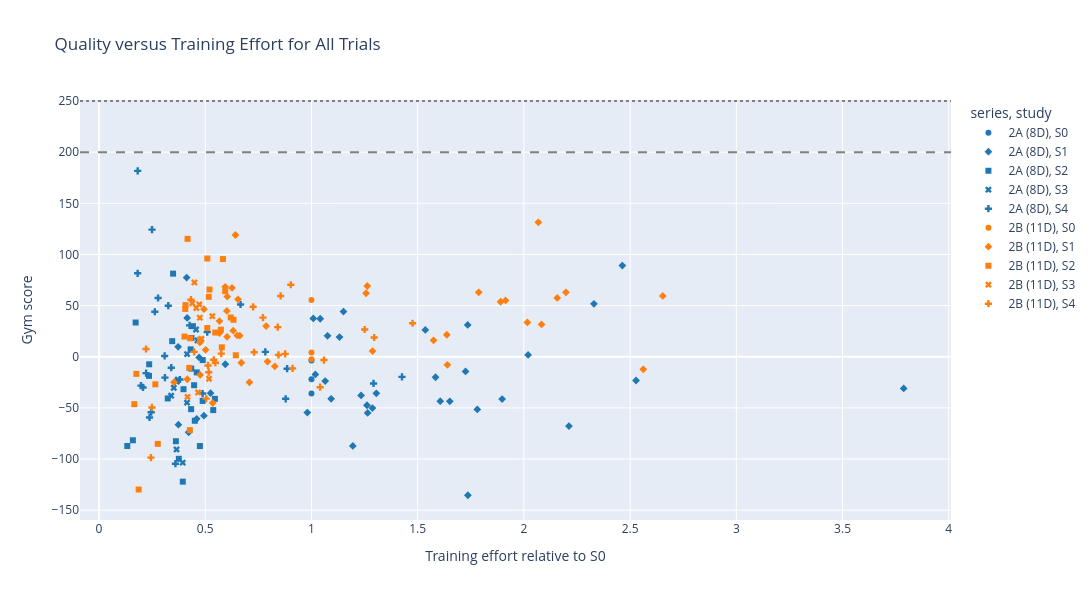

Source (notebook cell):
### Markdown cell above
## 2. Trial landscape

Every point is one original Optuna trial. Hover shows its Study and hyperparameters. This reveals whether success is broad or depends on rare parameter combinations.

### Code cell
hover_parameters = [parameter for parameter in PARAMETERS if parameter in trials.columns]
fig = px.scatter(
    trials,
    x="training_effort",
    y="gym_score",
    color="series",
    symbol="study",
    hover_data=["trial", "qe_score", *hover_parameters],
    color_discrete_map=colors,
    title="Quality versus Training Effort for All Trials",
    labels={"training_effort": "Training effort relative to S0", "gym_score": "Gym score"},
)
fig.add_hline(y=200, line_dash="dash", line_color="gray")
fig.add_hline(y=250, line_dash="dot", line_color="gray")
fig.update_layout(height=600, width=1100)
fig.show()

### Figure 1 — Plotly figure (JSON) as saved in the notebook; plotly's stock layout.template omitted (floating-point values rounded to 4 significant figures; data arrays with more than 128 entries replaced by an {"elided": "..."} marker saying what was removed)
{"data": [{"customdata": [[0.0, -2.852, 0.001606, 1024.0, 0.0197, 8446.0, 2500.0, 4.0, 200000.0, 600.0], [1.0, -3.302, 0.001606, 1024.0, 0.0197, 8446.0, 2500.0, 4.0, 200000.0, 600.0], [2.0, -3.11, 0.001606, 1024.0, 0.0197, 8446.0, 2500.0, 4.0, 200000.0, 600.0]], "hovertemplate": "series=2A (8D)<br>study=S0<br>Training effort relative to S0=%{x}<br>Gym score=%{y}<br>trial=%{customdata[0]}<br>qe_score=%{customdata[1]}<br>learning_rate=%{customdata[2]}<br>batch_size=%{customdata[3]}<br>eps_end=%{customdata[4]}<br>eps_decay=%{customdata[5]}<br>learning_starts=%{customdata[6]}<br>optimize_every=%{customdata[7]}<br>replay_memory_capacity=%{customdata[8]}<br>num_episodes=%{customdata[9]}<extra></extra>", "legendgroup": "2A (8D), S0", "marker": {"color": "#1f77b4", "symbol": "circle"}, "mode": "markers", "name": "2A (8D), S0", "orientation": "v", "showlegend": true, "type": "scatter", "x": [1.0, 1.0, 1.0], "xaxis": "x", "y": [-3.7, -35.85, -22.12], "yaxis": "y"}, {"customdata": {"elided": "40x10 float values"}, "hovertemplate": "series=2A (8D)<br>study=S1<br>Training effort relative to S0=%{x}<br>Gym score=%{y}<br>trial=%{customdata[0]}<br>qe_score=%{customdata[1]}<br>learning_rate=%{customdata[2]}<br>batch_size=%{customdata[3]}<br>eps_end=%{customdata[4]}<br>eps_decay=%{customdata[5]}<br>learning_starts=%{customdata[6]}<br>optimize_every=%{customdata[7]}<br>replay_memory_capacity=%{customdata[8]}<br>num_episodes=%{customdata[9]}<extra></extra>", "legendgroup": "2A (8D), S1", "marker": {"color": "#1f77b4", "symbol": "diamond"}, "mode": "markers", "name": "2A (8D), S1", "orientation": "v", "showlegend": true, "type": "scatter", "x": [2.33, 1.898, 1.195, 2.02, 2.463, 0.4938, 1.264, 1.093, 1.305, 1.132, 1.736, 1.584, 1.725, 1.736, 1.536, 1.261, 1.651, 1.606, 3.788, 0.4147, 0.525, 0.3736, 0.4217, 0.4713, 2.212, 0.4598, 2.528, 1.234, 1.287, 1.076, 1.781, 0.9804, 1.018, 1.151, 1.041, 1.065, 1.009, 0.4123, 0.3722, 0.5944], "xaxis": "x", "y": [51.69, -41.34, -87.15, 1.785, 89.14, -57.61, -54.88, -41.18, -35.73, 19.2, 31.06, -20.05, -14.32, -135.4, 26.23, -47.42, -43.54, -43.44, -30.94, 37.95, -35.6, -66.36, -73.86, -0.6811, -67.82, -60.65, -23.2, -37.86, -50.2, 20.46, -51.5, -54.61, -17.25, 44.18, 37.15, -23.78, 37.42, 77.42, 9.735, -7.335], "yaxis": "y"}, {"customdata": {"elided": "25x10 float values"}, "hovertemplate": "series=2A (8D)<br>study=S2<br>Training effort relative to S0=%{x}<br>Gym score=%{y}<br>trial=%{customdata[0]}<br>qe_score=%{customdata[1]}<br>learning_rate=%{customdata[2]}<br>batch_size=%{customdata[3]}<br>eps_end=%{customdata[4]}<br>eps_decay=%{customdata[5]}<br>learning_starts=%{customdata[6]}<br>optimize_every=%{customdata[7]}<br>replay_memory_capacity=%{customdata[8]}<br>num_episodes=%{customdata[9]}<extra></extra>", "legendgroup": "2A (8D), S2", "marker": {"color": "#1f77b4", "symbol": "square"}, "mode": "markers", "name": "2A (8D), S2", "orientation": "v", "showlegend": true, "type": "scatter", "x": [0.4341, 0.3755, 0.4334, 0.4881, 0.5454, 0.3444, 0.4599, 0.4419, 0.4349, 0.4747, 0.1593, 0.3975, 0.4311, 0.3617, 0.5375, 0.133, 0.4475, 0.3942, 0.4878, 0.2359, 0.4506, 0.3235, 0.1723, 0.2352, 0.3485], "xaxis": "x", "y": [-11.58, -99.77, -51.23, -3.299, -41.15, 15.24, -15.3, 29.87, 18.36, -87.32, -81.66, -31.73, 7.226, -82.6, -52.15, -87.22, -27.83, -122.1, -43.17, -7.396, -62.57, -40.75, 33.46, -18.71, 81.26], "yaxis": "y"}, {"customdata": [[0.0, -2.923, 0.001168, 1024.0, 0.03238, 26660.0, 2500.0, 8.0, 100000.0, 500.0], [1.0, -4.067, 0.001168, 1024.0, 0.03238, 26660.0, 2500.0, 8.0, 400000.0, 500.0], [2.0, -3.135, 0.001168, 1024.0, 0.03238, 26660.0, 2500.0, 8.0, 400000.0, 500.0], [3.0, -2.588, 0.001168, 1024.0, 0.03238, 26660.0, 2500.0, 8.0, 400000.0, 500.0], [4.0, -2.416, 0.001168, 1024.0, 0.03238, 26660.0, 2500.0, 8.0, 100000.0, 500.0], [5.0, -2.264, 0.001168, 1024.0, 0.03238, 26660.0, 2500.0, 8.0, 400000.0, 500.0], [6.0, -3.03, 0.001168, 1024.0, 0.03238, 26660.0, 2500.0, 8.0, 400000.0, 500.0], [7.0, -2.951, 0.001168, 1024.0, 0.03238, 26660.0, 2500.0, 8.0, 200000.0, 500.0], [8.0, -3.878, 0.001168, 1024.0, 0.03238, 26660.0, 2500.0, 8.0, 200000.0, 500.0], [9.0, -3.252, 0.001168, 1024.0, 0.03238, 26660.0, 2500.0, 8.0, 100000.0, 500.0]], "hovertemplate": "series=2A (8D)<br>study=S3<br>Training effort relative to S0=%{x}<br>Gym score=%{y}<br>trial=%{customdata[0]}<br>qe_score=%{customdata[1]}<br>learning_rate=%{customdata[2]}<br>batch_size=%{customdata[3]}<br>eps_end=%{customdata[4]}<br>eps_decay=%{customdata[5]}<br>learning_starts=%{customdata[6]}<br>optimize_every=%{customdata[7]}<br>replay_memory_capacity=%{customdata[8]}<br>num_episodes=%{customdata[9]}<extra></extra>", "legendgroup": "2A (8D), S3", "marker": {"color": "#1f77b4", "symbol": "x"}, "mode": "markers", "name": "2A (8D), S3", "orientation": "v", "showlegend": true, "type": "scatter", "x": [0.3706, 0.3936, 0.3394, 0.4144, 0.4631, 0.4565, 0.3517, 0.3658, 0.3648, 0.4141], "xaxis": "x", "y": [-22.28, -103.5, -38.07, 2.597, 15.95, 26.65, -30.31, -24.37, -90.6, -44.86], "yaxis": "y"}, {"customdata": {"elided": "25x10 float values"}, "hovertemplate": "series=2A (8D)<br>study=S4<br>Training effort relative to S0=%{x}<br>Gym score=%{y}<br>trial=%{customdata[0]}<br>qe_score=%{customdata[1]}<br>learning_rate=%{customdata[2]}<br>batch_size=%{customdata[3]}<br>eps_end=%{customdata[4]}<br>eps_decay=%{customdata[5]}<br>learning_starts=%{customdata[6]}<br>optimize_every=%{customdata[7]}<br>replay_memory_capacity=%{customdata[8]}<br>num_episodes=%{customdata[9]}<extra></extra>", "legendgroup": "2A (8D), S4", "marker": {"color": "#1f77b4", "symbol": "cross"}, "mode": "markers", "name": "2A (8D), S4", "orientation": "v", "showlegend": true, "type": "scatter", "x": [0.1973, 0.182, 0.8786, 0.8853, 0.3089, 0.6661, 0.3597, 1.292, 1.426, 0.7827, 0.5093, 0.1816, 0.326, 0.207, 0.2626, 0.3102, 0.2454, 0.4874, 0.2779, 0.3805, 0.4263, 0.34, 0.2494, 0.2215, 0.2377], "xaxis": "x", "y": [-28.19, 181.7, -41.11, -11.67, 0.7744, 51.09, -104.6, -26.08, -19.7, 4.752, 24.11, 81.59, 49.88, -30.0, 43.96, -20.46, -54.25, -36.0, 57.41, -22.24, 30.7, -10.71, 124.2, -16.03, -59.36], "yaxis": "y"}, {"customdata": [[0.0, -2.74, 0.001606, 1024.0, 0.0197, 8446.0, 2500.0, 4.0, 200000.0, 600.0], [1.0, -2.834, 0.001606, 1024.0, 0.0197, 8446.0, 2500.0, 4.0, 200000.0, 600.0], [2.0, -2.025, 0.001606, 1024.0, 0.0197, 8446.0, 2500.0, 4.0, 200000.0, 600.0]], "hovertemplate": "series=2B (11D)<br>study=S0<br>Training effort relative to S0=%{x}<br>Gym score=%{y}<br>trial=%{customdata[0]}<br>qe_score=%{customdata[1]}<br>learning_rate=%{customdata[2]}<br>batch_size=%{customdata[3]}<br>eps_end=%{customdata[4]}<br>eps_decay=%{customdata[5]}<br>learning_starts=%{customdata[6]}<br>optimize_every=%{customdata[7]}<br>replay_memory_capacity=%{customdata[8]}<br>num_episodes=%{customdata[9]}<extra></extra>", "legendgroup": "2B (11D), S0", "marker": {"color": "#ff7f0e", "symbol": "circle"}, "mode": "markers", "name": "2B (11D), S0", "orientation": "v", "showlegend": true, "type": "scatter", "x": [1.0, 1.0, 1.0], "xaxis": "x", "y": [4.257, -2.405, 55.36], "yaxis": "y"}, {"customdata": {"elided": "40x10 float values"}, "hovertemplate": "series=2B (11D)<br>study=S1<br>Training effort relative to S0=%{x}<br>Gym score=%{y}<br>trial=%{customdata[0]}<br>qe_score=%{customdata[1]}<br>learning_rate=%{customdata[2]}<br>batch_size=%{customdata[3]}<br>eps_end=%{customdata[4]}<br>eps_decay=%{customdata[5]}<br>learning_starts=%{customdata[6]}<br>optimize_every=%{customdata[7]}<br>replay_memory_capacity=%{customdata[8]}<br>num_episodes=%{customdata[9]}<extra></extra>", "legendgroup": "2B (11D), S1", "marker": {"color": "#ff7f0e", "symbol": "diamond"}, "mode": "markers", "name": "2B (11D), S1", "orientation": "v", "showlegend": true, "type": "scatter", "x": [0.4758, 0.4745, 2.083, 0.6697, 0.5668, 0.7866, 1.64, 0.535, 1.288, 1.575, 1.637, 0.5939, 0.8273, 0.6419, 0.626, 1.787, 0.6506, 0.7931, 1.257, 2.068, 2.562, 1.914, 1.89, 2.016, 0.7079, 2.198, 0.6018, 0.4939, 1.263, 2.157, 0.5016, 0.6541, 0.6036, 0.6026, 0.6314, 0.5669, 0.353, 0.6624, 2.654, 0.4153], "xaxis": "x", "y": [-17.81, 13.96, 31.56, -5.887, 23.13, 29.95, -7.939, -45.2, 5.508, 16.05, 21.52, 68.35, -9.404, 119.0, 67.23, 62.95, 20.8, -4.753, 62.05, 131.4, -12.3, 55.1, 53.78, 33.51, -24.99, 63.02, 44.82, 46.48, 69.17, 57.53, 6.736, 56.15, 58.83, 19.45, 25.44, 34.87, -24.9, 20.62, 59.41, -22.01], "yaxis": "y"}, {"customdata": {"elided": "25x10 float values"}, "hovertemplate": "series=2B (11D)<br>study=S2<br>Training effort relative to S0=%{x}<br>Gym score=%{y}<br>trial=%{customdata[0]}<br>qe_score=%{customdata[1]}<br>learning_rate=%{customdata[2]}<br>batch_size=%{customdata[3]}<br>eps_end=%{customdata[4]}<br>eps_decay=%{customdata[5]}<br>learning_starts=%{customdata[6]}<br>optimize_every=%{customdata[7]}<br>replay_memory_capacity=%{customdata[8]}<br>num_episodes=%{customdata[9]}<extra></extra>", "legendgroup": "2B (11D), S2", "marker": {"color": "#ff7f0e", "symbol": "square"}, "mode": "markers", "name": "2B (11D), S2", "orientation": "v", "showlegend": true, "type": "scatter", "x": [0.5094, 0.4022, 0.5164, 0.1757, 0.4275, 0.166, 0.2649, 0.1863, 0.4071, 0.6199, 0.578, 0.5938, 0.5735, 0.4167, 0.4058, 0.5467, 0.5833, 0.4292, 0.2764, 0.633, 0.5096, 0.4247, 0.6437, 0.4757, 0.5199], "xaxis": "x", "y": [28.1, 19.72, 58.57, -16.76, -71.76, -46.41, -26.97, -129.8, 50.48, 38.37, 9.218, 64.12, 26.5, 115.2, 46.76, 23.68, 95.49, 18.04, -85.16, 36.14, 96.02, -10.86, 1.439, 16.69, 65.67], "yaxis": "y"}, {"customdata": [[0.0, -1.901, 0.001863, 512.0, 0.06329, 23020.0, 1000.0, 4.0, 200000.0, 500.0], [1.0, -3.128, 0.001863, 512.0, 0.06329, 23020.0, 1000.0, 4.0, 400000.0, 500.0], [2.0, -2.105, 0.001863, 512.0, 0.06329, 23020.0, 1000.0, 4.0, 200000.0, 500.0], [3.0, -1.971, 0.001863, 512.0, 0.06329, 23020.0, 1000.0, 4.0, 400000.0, 500.0], [4.0, -2.402, 0.001863, 512.0, 0.06329, 23020.0, 1000.0, 4.0, 200000.0, 500.0], [5.0, -1.925, 0.001863, 512.0, 0.06329, 23020.0, 1000.0, 4.0, 400000.0, 500.0], [6.0, -3.175, 0.001863, 512.0, 0.06329, 23020.0, 1000.0, 4.0, 200000.0, 500.0], [7.0, -1.618, 0.001863, 512.0, 0.06329, 23020.0, 1000.0, 4.0, 200000.0, 500.0], [8.0, -2.108, 0.001863, 512.0, 0.06329, 23020.0, 1000.0, 4.0, 400000.0, 500.0], [9.0, -2.956, 0.001863, 512.0, 0.06329, 23020.0, 1000.0, 4.0, 100000.0, 500.0]], "hovertemplate": "series=2B (11D)<br>study=S3<br>Training effort relative to S0=%{x}<br>Gym score=%{y}<br>trial=%{customdata[0]}<br>qe_score=%{customdata[1]}<br>learning_rate=%{customdata[2]}<br>batch_size=%{customdata[3]}<br>eps_end=%{customdata[4]}<br>eps_decay=%{customdata[5]}<br>learning_starts=%{customdata[6]}<br>optimize_every=%{customdata[7]}<br>replay_memory_capacity=%{customdata[8]}<br>num_episodes=%{customdata[9]}<extra></extra>", "legendgroup": "2B (11D), S3", "marker": {"color": "#ff7f0e", "symbol": "x"}, "mode": "markers", "name": "2B (11D), S3", "orientation": "v", "showlegend": true, "type": "scatter", "x": [0.439, 0.4663, 0.5334, 0.4579, 0.4822, 0.4721, 0.4167, 0.4488, 0.4743, 0.5177], "xaxis": "x", "y": [52.23, -34.89, 39.64, 47.58, 17.33, 51.19, -39.26, 72.63, 38.16, -21.5], "yaxis": "y"}, {"customdata": {"elided": "25x10 float values"}, "hovertemplate": "series=2B (11D)<br>study=S4<br>Training effort relative to S0=%{x}<br>Gym score=%{y}<br>trial=%{customdata[0]}<br>qe_score=%{customdata[1]}<br>learning_rate=%{customdata[2]}<br>batch_size=%{customdata[3]}<br>eps_end=%{customdata[4]}<br>eps_decay=%{customdata[5]}<br>learning_starts=%{customdata[6]}<br>optimize_every=%{customdata[7]}<br>replay_memory_capacity=%{customdata[8]}<br>num_episodes=%{customdata[9]}<extra></extra>", "legendgroup": "2B (11D), S4", "marker": {"color": "#ff7f0e", "symbol": "cross"}, "mode": "markers", "name": "2B (11D), S4", "orientation": "v", "showlegend": true, "type": "scatter", "x": [0.5399, 0.7715, 0.2442, 1.25, 0.4327, 0.2213, 1.476, 1.295, 0.8763, 0.5042, 0.5754, 0.7301, 0.5476, 0.4476, 0.8549, 0.9112, 0.5129, 0.5165, 1.041, 0.8411, 0.2491, 0.8447, 1.059, 0.9028, 0.7252], "xaxis": "x", "y": [-2.966, 38.26, -98.6, 26.64, 55.78, 7.547, 32.75, 18.82, 2.8, -40.91, 3.057, 4.395, -5.849, 4.735, 59.44, -11.39, -8.528, -15.1, -29.77, 28.97, -49.57, 1.771, -3.249, 70.4, 48.8], "yaxis": "y"}], "layout": {"height": 600, "legend": {"title": {"text": "series, study"}, "tracegroupgap": 0}, "shapes": [{"line": {"color": "gray", "dash": "dash"}, "type": "line", "x0": 0, "x1": 1, "xref": "x domain", "y0": 200, "y1": 200, "yref": "y"}, {"line": {"color": "gray", "dash": "dot"}, "type": "line", "x0": 0, "x1": 1, "xref": "x domain", "y0": 250, "y1": 250, "yref": "y"}], "title": {"text": "Quality versus Training Effort for All Trials"}, "width": 1100, "xaxis": {"anchor": "y", "domain": [0, 1], "title": {"text": "Training effort relative to S0"}}, "yaxis": {"anchor": "x", "domain": [0, 1], "title": {"text": "Gym score"}}}}
